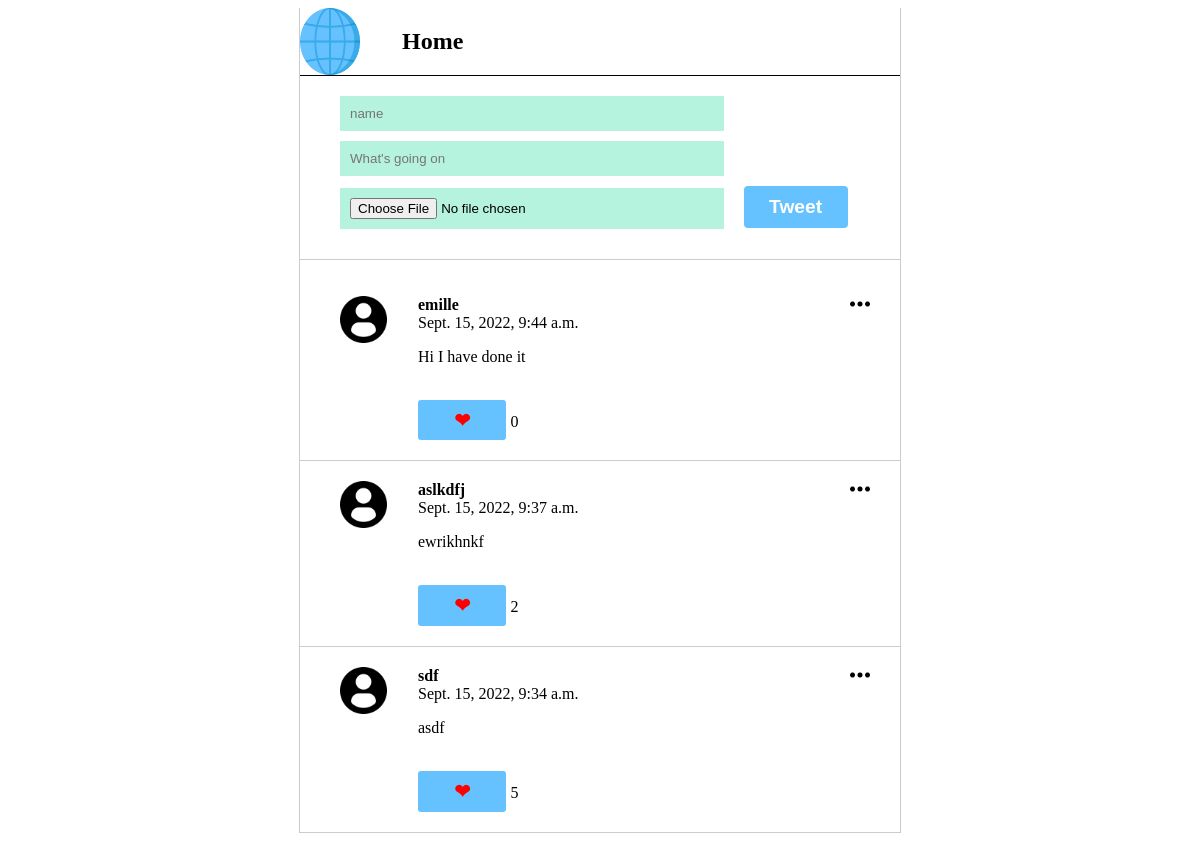
The page / on the database its author committed.
### posts/models.py (models this page shows)
class Post(models.Model):
    class Meta(object):
        db_table = 'Post'
    name = models.CharField(
        'Name', blank= False, null=False, max_length=14, db_index=True, default='Anonymous'
    )
    body = models.CharField(
        'body', blank=True, null=True, max_length=140, db_index=True
    )
    created_at = models.DateTimeField(
        'Create DateTime', blank=True, auto_now_add=True
    )
    image=CloudinaryField(
        'image',blank=True
    )
    likes=models.PositiveIntegerField(
        'Likes',blank=True,null=True,default=0
    )

### posts/views.py (the view, shortened to what this page needs)
# urls.py: path('', views.index, name='index'),
def index(request):
    posts = Post.objects.all().order_by('-created_at')[:20]
    return render(request, 'posts.html',
                  {'posts': posts})

### templates/posts.html (shortened to what this page needs)
{% extends "base.html" %} {% load static %} {% block content %}
<section class="content">
  <div class="header">
    <img src="{% static 'img/globe.png' %}" class="globe" />
    <h1 class="heading">Home</h1>
  </div>
  <section class="post_form">
    <form action="" method="POST" enctype="multipart/form-data">
      <input type="text" name="name" placeholder="name" required />
      <input type="text" name="body" placeholder="What's going on" col="3">
      <div class="bottom-area">
        <div class="mb-0">
          <input type="file" name="image" />
          <input type="submit" value="Tweet" />
        </div>
      </div>
    </form>
  </section>
  <section class="posts">
    <ul>
      {% for post in posts %}
      <li>
        <img class="menu_icon js-menu-icon" src="{% static 'img/menu.png' %}" />
        <div class="logo">
          <img src="{% static 'img/profile-user.png' %} " />
        </div>
        <div class="name_body">
          <div class="name">{{ post.name}}</div>
          <div class="datetime">{{ post.created_at }}</div>
          <p>{{ post.body }}</p>
          <br />
          <form
            action="{% url 'likes-post' post.pk %}"
            method="POST"
            id="likes-form"
          >
            <div class="row">
              <button
                class="likes-button"
                type="submit"
                ,name="post_id"
                ,
                value="{{post.id}}"
              >
                &#10084;
              </button>
              {{post.likes}}
            </div>
          </form>
        </div>
      </li>
      {% endfor %}
    </ul>
  </section>
</section>
{% endblock %}

### templates/base.html (shortened to what this page needs)
<!DOCTYPE html>
<html lang="en">
<head>
    {% load static %}
    <link href="{%static 'css/style.css' %}" rel="stylesheet"/>
</head>
<body>
    {% block content %} {{ content}} {% endblock %}
</body>
</html>

### static/css/style.css (style rules this page uses)
html, body { height: 100; }
.content { max-width: 600px; height: 100%; margin: 0 auto; border-left: 1px solid #ccc; border-right: 1px solid #ccc; }
.post_form { padding: 20px 40px; border_bottom: 1px solid #ccc; }
.post_form input { width: 70%; margin-bottom: 10px; padding: 10px; border: none; background-color: #b5f3de; border: none; }
.posts ul { padding: 0; }
.posts li { display:flex; border-bottom: 1px solid #ccc; padding: 20px 40px; list-style: none; position: relative; }
.posts li .menu_icon { position: absolute; width: 20px; top: 18px; right: 30px; }
.posts li .logo { flex-basis: 15%; }
.posts li .logo img { width: 60%; }
.posts li .name_body { flex-basis: 85%; }
.posts li .name_body .name { font-weight: bold; }
section.post_form { border-bottom: 1px solid #ccc; }
.header { border-bottom: 1px solid black; display: flex; }
h1.heading { margin-left: 7%; }
.globe { width: 10%; }
input[type="submit"] { background-color: #66c1ff; width: 20%; border-radius: 4px; margin-left: 3%; border: none; color: white; font-size: larger; font-weight: 600; }
button { width: 20%; padding: 2%; border: none; border-radius: 3px; background-color: #66c1ff; color: white; font-size: larger; font-weight: 600; }
input[type="file"] { border: none; }
button.likes-button { border: none; color: red; }

### rows shown on the page
Post: name "emille", created_at "Sept. 15, 2022, 9:44 a.m.", body "Hi I have done it", {{ post.id }} 7 (drawn), likes "0"
Post: name "aslkdfj", created_at "Sept. 15, 2022, 9:37 a.m.", body "ewrikhnkf", {{ post.id }} 6 (drawn), likes "2"
Post: name "sdf", created_at "Sept. 15, 2022, 9:34 a.m.", body "asdf", likes "5"
